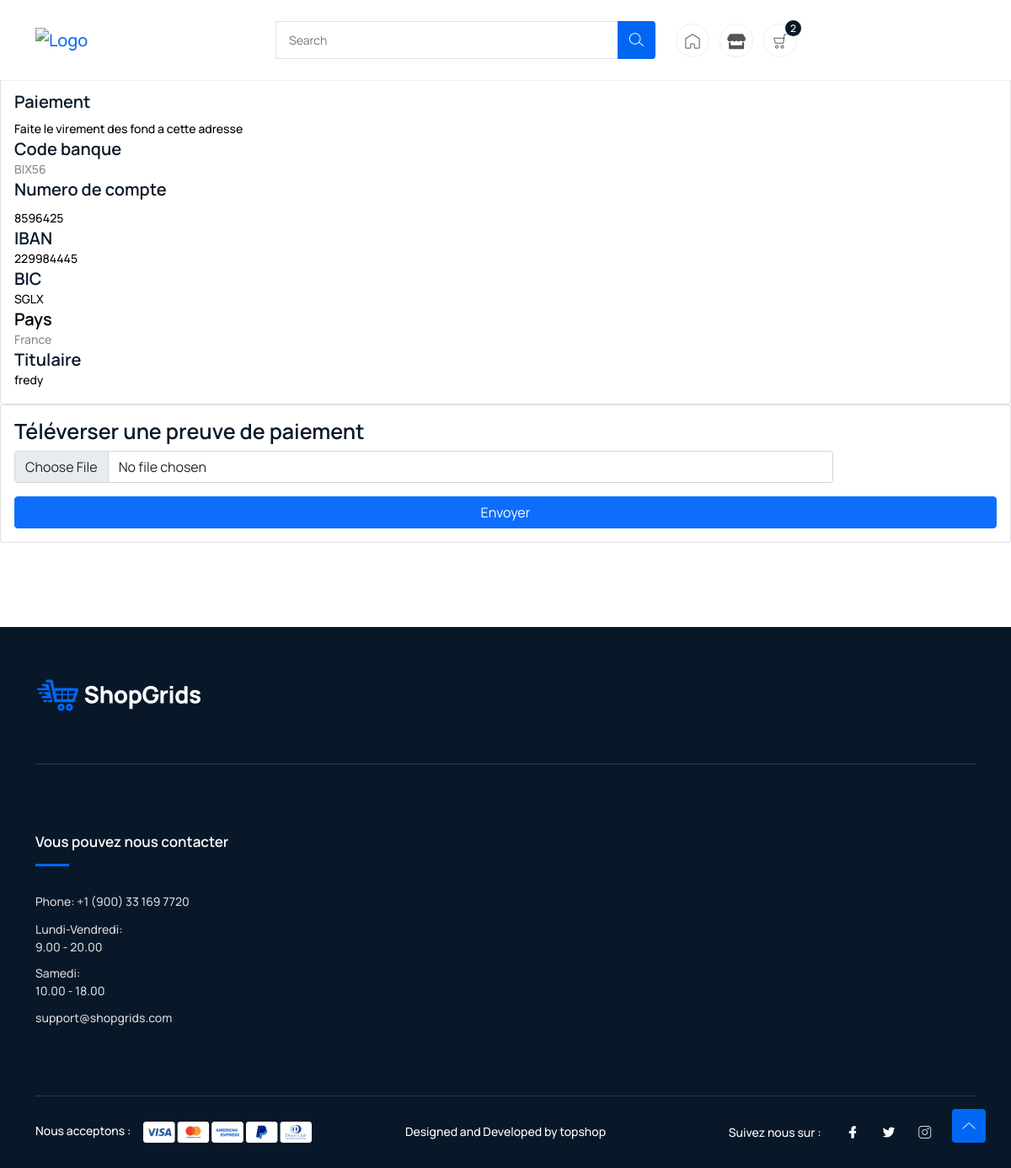
/adresse (signed in), run on the app's committed database.
### main/models.py (models this page shows, shortened)
class Adresse(models.Model):
    description = models.CharField(max_length=200)
    image = models.ImageField(upload_to='adresse/')
    iban = models.CharField(max_length=34, default='')  # Valeur par défaut vide pour IBAN
    code_banque = models.CharField(max_length=20, default='')  # Valeur par défaut vide pour le code de la banque
    numero_de_compte = models.CharField(max_length=30, default='')  # Valeur par défaut vide pour le numéro de compte
    bic = models.CharField(max_length=11, default='')  # Valeur par défaut vide pour BIC
    titulaire = models.CharField(max_length=200, default='')  # Valeur par défaut vide pour le titulaire
    pays = models.CharField(max_length=100, default='')  # Valeur par défaut vide pour le pays

### main/views.py (the view, shortened to what this page needs)
# urls.py: path('adresse',csrf_exempt(Checkout2.as_view()),name='adresse'),
class Checkout2 (View):
    def get(self, request):
        if not request.user.is_authenticated:
            return redirect("google_login")
        addresse = Adresse.objects.all()[0]
        total,created = Total.objects.get_or_create(user=request.user)
        total_user = total.total_amount
        if request.user.is_authenticated:
            panier, created = Panier.objects.get_or_create(user=request.user)
            items = ItemPanier.objects.filter(panier=panier)
            total = sum(item.total_cost for item in items)
            totalitem = sum(item.quantite for item in items)
            context = {
                "items":items,
                "total":total_user,
                "total": total,
                "totalitem": totalitem,
                "addresse":addresse,
                "total":total_user
            }
            return render(request,"payement.html",context)
        context = {
            "addresse":addresse,
            "total":total_user
        }
        return render(request,"payement.html",context)

### main/models.py (called while the page is built)
    @property
    def total_cost(self):
        return self.quantite * self.produit.prix

### templates/payement.html (shortened to what this page needs)
{% extends "base.html" %}
{% block content %}
<div class="card" style="margin-top:70px;">
    <div class="card-body">
        <h5 class="card-title">Paiement</h5>
            <p class="card-text" style="color:black;">{{addresse.description}}</p>
        <div class="info">
            <h5>Code banque</h5>
            <p>{{ addresse.code_banque }} </p>
        </div>
        <div class="info">
            <h5 style="margin-bottom: 10px;display:block;">Numero de compte</h5>
            <p style="color:black;">{{ addresse.numero_de_compte }} </p>
        </div>
        <div class="info">
            <h5>IBAN</h5>
            <p style="color:black;">{{ addresse.iban }} </p>
        </div>
        <div class="info">
            <h5>BIC</h5>
            <p style="color:black;">{{ addresse.bic }} </p>
        </div>
        <div class="info">
            <h5 style="color:black;">Pays</h5>
            <p>{{ addresse.pays }} </p>
        </div>
        <div class="info">
            <h5>Titulaire</h5>
            <p style="color:black;">{{ addresse.titulaire }} </p>
        </div>
    </div>
  </div>
  <div class="card text-left" style="margin-bottom:100px;">
    <div class="card-body">
      <h4 class="card-title">Téléverser une preuve de paiement</h4>
      <form method="post" enctype="multipart/form-data" action="{% url 'upload_receipt' %}">
        <div class="col-sm-10">
            <input class="form-control" type="file" id="id_receipt_image" name="receipt_image" >
        </div>
        <div class="d-grid gap-2 mt-3">
            <button class="btn btn-primary" type="button">Envoyer</button>
          </div>
    </form>
    </div>
  </div>
{% endblock content %}

### data on the page
Adresse: description "Faite le virement des fond a cette adresse", code_banque "BIX56", numero_de_compte "8596425", iban "229984445", bic "SGLX", pays "France", titulaire "fredy"

### other printed values
{{ totalitem }} "2"
